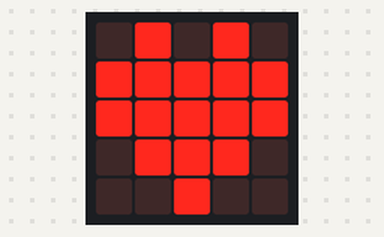
A program run on a simulated BBC micro:bit (MakeCode). Shown: the board's 5×5 LED display. Dim RGB values are drawn brighter than linear.

Above: at 0.1 s.
At 1.05 s:
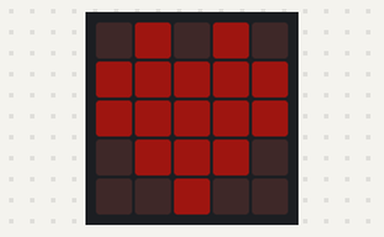
At 1.95 s:
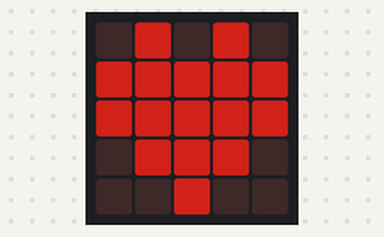
At 2.85 s:
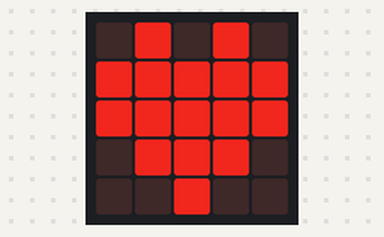
At 4.05 s:
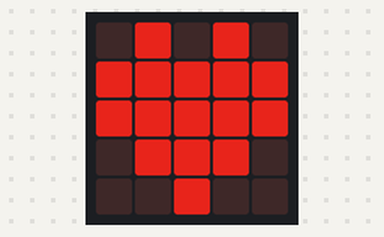
At 5.26 s:
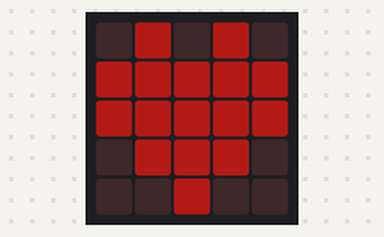

The program:

main.ts
```typescript
basic.showIcon(IconNames.Heart)
basic.forever(function () {
    for (let index = 0; index <= 255; index++) {
        led.setBrightness(index)
        basic.pause(10)
    }
    for (let index = 0; index <= 255; index++) {
        led.setBrightness(255 - index)
        basic.pause(10)
    }
})
```

test.ts
```typescript
// ide kerülnek a tesztek; a rendszer ezt nem kompilálja, ha a csomagot bővítményként használják.
```

Measured:
- by itself, everything shown: repeats every 5.2 s, in 18 steps
